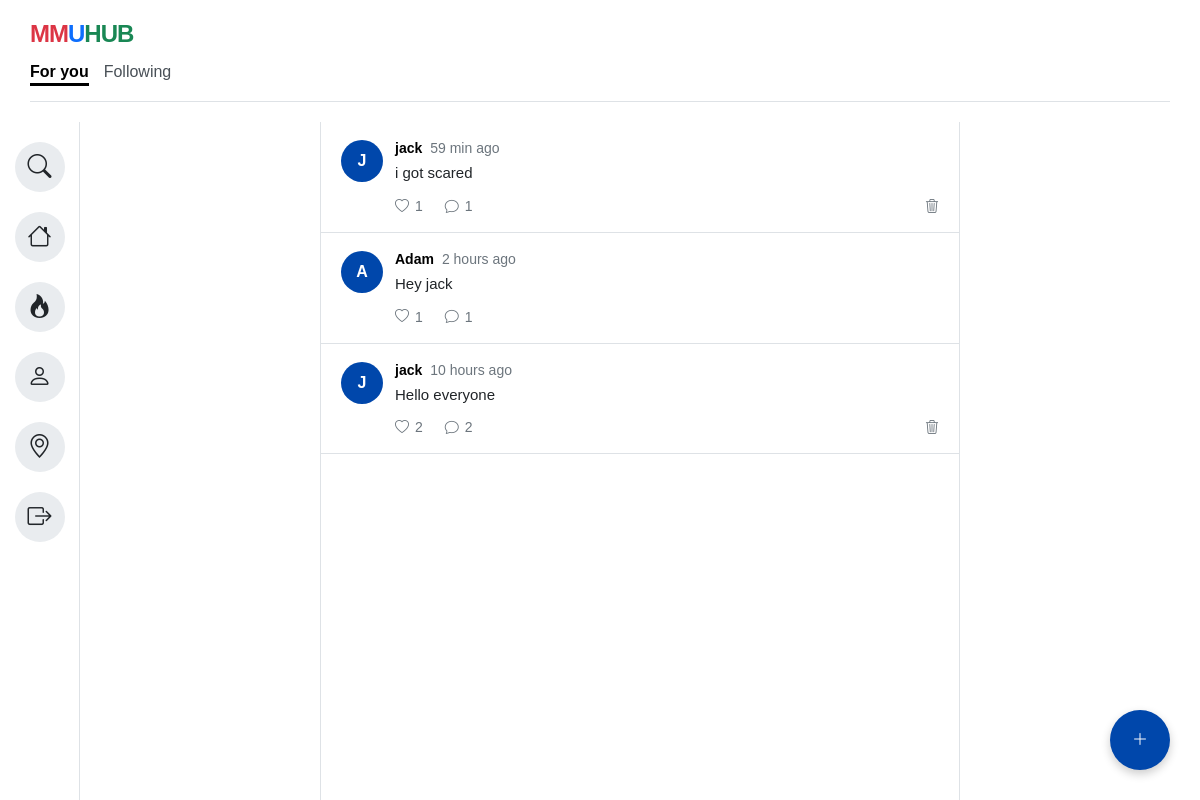
/Homepage.html (signed in), run on an earlier commit of the app's database.
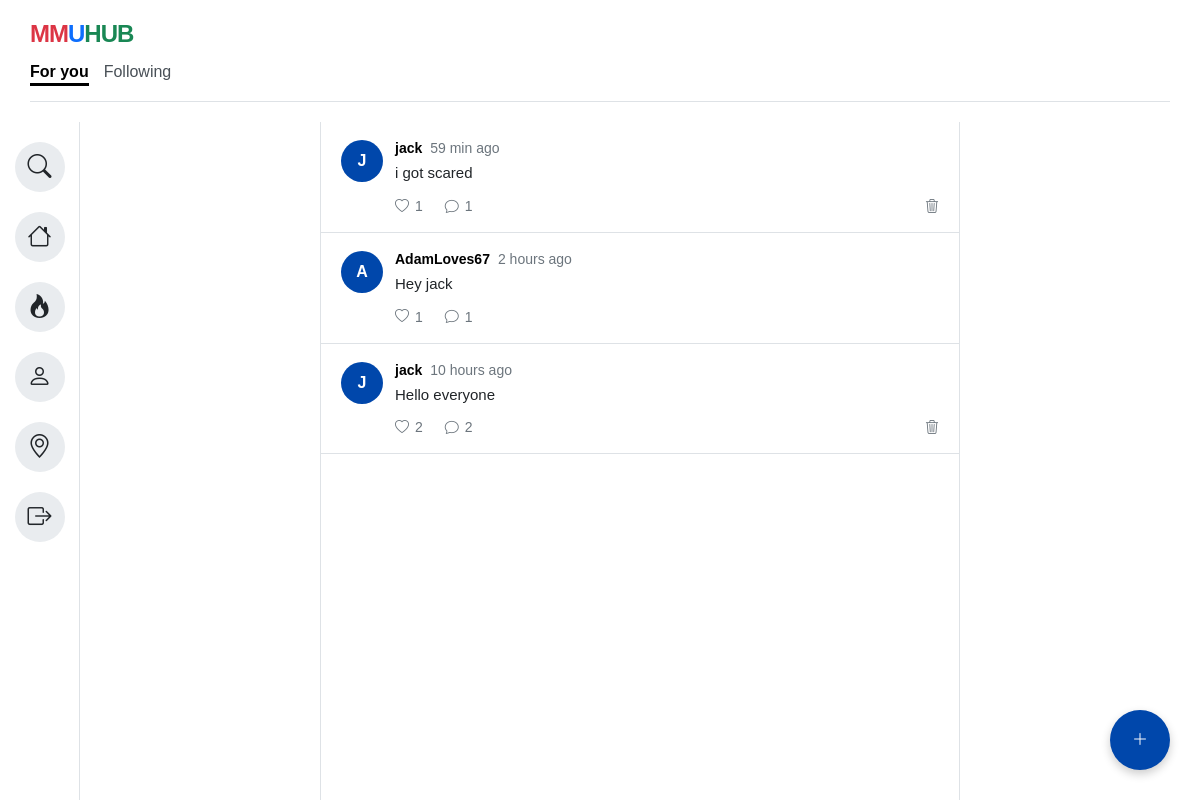
And on a later commit of the database.
### tables this page shows
CREATE TABLE posts (
        id INTEGER PRIMARY KEY AUTOINCREMENT,
        user_id INTEGER,
        content TEXT,
        created_at TIMESTAMP DEFAULT CURRENT_TIMESTAMP,
        FOREIGN KEY(user_id) REFERENCES users(id)
    );

CREATE TABLE users (
    id INTEGER PRIMARY KEY AUTOINCREMENT,
    username TEXT UNIQUE NOT NULL,
    email TEXT UNIQUE NOT NULL,
    password TEXT NOT NULL,
    bio TEXT DEFAULT ''
);

### app.py (the view)
@app.route("/Homepage.html")
def homepage():
    if "user" not in session:
        return redirect(url_for("login_page"))
    posts = get_all_posts()
    formatted_posts = []
    for post in posts:
        formatted_posts.append({
    "id": post[0],
    "username": post[1],
    "content": post[2],
    "time": time_ago(post[3]),
    "likes": get_like_count(post[0])["likes"],
    "comments": get_comment_count(post[0])
})
    return render_template(
        "Homepage.html",
        username=session["user"]["username"],
        posts=formatted_posts
    )

### comments.py (called while the page is built)
def get_comment_count(post_id):
    conn = connect()
    cursor = conn.cursor()
    cursor.execute(
        "SELECT COUNT(*) FROM comments WHERE post_id=?",
        (post_id,)
    )
    count = cursor.fetchone()[0]
    conn.close()
    return count

### database.py (called while the page is built)
def connect():
    return sqlite3.connect("app.db")

### likes.py (called while the page is built)
def get_like_count(post_id):
    conn = connect()
    cursor = conn.cursor()
    cursor.execute(
        "SELECT COUNT(*) FROM likes WHERE post_id=?",
        (post_id,)
    )
    count = cursor.fetchone()[0]
    conn.close()
    return {"likes": count}

### posts.py (called while the page is built)
def get_all_posts():
    conn = connect()
    cursor = conn.cursor()
    cursor.execute("""
        SELECT
            posts.id,
            users.username,
            posts.content,
            posts.created_at
        FROM posts
        JOIN users
            ON posts.user_id = users.id
        ORDER BY posts.created_at DESC
    """)
    posts = cursor.fetchall()
    conn.close()
    return posts

### templates/Homepage.html (shortened to what this page needs)
<!DOCTYPE html>
<html lang="en">
<head>
<link rel="stylesheet"
      href="{{ url_for('static', filename='style.css') }}">
    <link rel="stylesheet" href="https://cdn.jsdelivr.net/npm/bootstrap-icons@1.11.1/font/bootstrap-icons.css">
</head>
<body>
    <div class="app-background">
        <div class="main-container">
            <header>
                <div class="logo">
                    <span class="red">MM</span><span class="blue">U</span><span class="green">HUB</span>
                </div>
                <div class="tabs">
                    <div class="tab-item active"><a href="Homepage.html">For you</a></div>
                    <div class="tab-item"><a href="Following.html">Following</a></div>
                </div>
                <hr class="header-line">
            </header>
            <div class="content-wrapper">
                <aside class="sidebar">
                    <div class="icon-group">
                      <a href="Search.html" class="icon-circle" data-tooltip="Search"><i class="bi bi-search"></i></a>
                      <a href="Homepage.html" class="icon-circle" data-tooltip="Home"><i class="bi bi-house"></i></a>
                      <a href="Trending.html" class="icon-circle" data-tooltip="Trending"><i class="bi bi-fire"></i></a>
                      <a href="Profile.html" class="icon-circle" data-tooltip="Profile"><i class="bi bi-person"></i></a>
                      <a href="Map.html" class="icon-circle" data-tooltip="Map"><i class="bi bi-geo-alt"></i></a>
                      <a href="/logout" class="icon-circle logout-icon" data-tooltip="Logout"><i class="bi bi-box-arrow-right"></i></a>
                    </div>
                </aside>
                <main class="content-area">
                    <section class="feed-container">
                        {% for post in posts %}
<article class="feed-post">
    <div class="feed-avatar avatar-blue">
        {{ post.username[0]|upper }}
    </div>
    <div class="feed-post-body">
        <div class="feed-post-header">
            <strong>{{ post.username }}</strong>
            <span>{{ post.time }}</span>
        </div>
        <p>{{ post.content }}</p>
        <div class="feed-actions">
    <button
        type="button"
        class="like-btn"
        data-post-id="{{ post.id }}">
        <i class="bi bi-heart"></i>
        <span class="like-count">{{ post.likes }}</span>
    </button>
    <button
    type="button"
    class="comment-btn"
    data-post-id="{{ post.id }}">
    <i class="bi bi-chat"></i>
    <span class="comment-count">{{ post.comments }}</span>
    </button>
    {% if post.username == username %}
    <button
        type="button"
        class="delete-btn"
        data-post-id="{{ post.id }}"
        title="Delete Post">
        <i class="bi bi-trash3"></i>
    </button>
    {% endif %}
</div>
    </div>
</article>
{% endfor %}
                    </section>
                    <div id="createPostBtn" class="createPostBtn" data-tooltip="New Post">
                        <i class="bi bi-plus-lg"></i>
                    </div>
                </main>
            </div>
        </div>
    </div>
</body>
</html>

### static/style.css (style rules this page uses)
* { box-sizing: border-box; margin: 0; padding: 0; font-family: Arial, sans-serif; }
body, html { height: 100%; width: 100%; overflow: hidden; }
.app-background { background-color: #212529; width: 100vw; height: 100vh; display: flex; justify-content: center; align-items: center; padding: 0; }
.main-container { background-color: #ffffff; width: 100%; height: 100%; display: flex; flex-direction: column; overflow: hidden; }
header { padding: 20px 30px; }
.logo { font-size: 24px; font-weight: bold; letter-spacing: -1px; margin-bottom: 15px; }
.logo .red { color: #dc3545; }
.logo .blue { color: #0d6efd; }
.logo .green { color: #198754; }
a { text-decoration: none; color: inherit; }
.tabs { display: flex; gap: 15px; font-size: 16px; color: #495057; }
.tab-item { position: relative; padding-bottom: 5px; cursor: pointer; }
.tab-item.active { font-weight: bold; color: #000000; cursor: default; }
.tab-item::after { content: ''; position: absolute; left: 0; bottom: 0; width: 100%; height: 3px; background-color: #000000; transform: scaleX(0); transition: transform 0.2s ease-in-out; transform-origin: center; }
.tab-item.active::after { transform: scaleX(1); }
.tab-item:not(.active) { cursor: pointer; }
.header-line { margin-top: 15px; border: none; border-bottom: 1px solid #dee2e6; }
.content-wrapper { display: flex; justify-content: center; position: relative; flex: 1; min-height: 0; }
.sidebar { width: 80px; background-color: #ffffff; border-right: 1px solid #dee2e6; display: flex; flex-direction: column; align-items: center; padding: 20px 0; }
.icon-group { display: flex; flex-direction: column; gap: 20px; }
.icon-circle { width: 50px; height: 50px; background-color: #e9ecef; border-radius: 50%; display: flex; justify-content: center; align-items: center; font-size: 24px; color: #212529; cursor: pointer; transition: background-color 0.2s; position: relative; }
.content-area { flex: 1; background-color: #ffffff; position: relative; overflow-y: auto; }
.feed-container { width: 100%; max-width: 640px; min-height: 100%; border-left: 1px solid #dee2e6; border-right: 1px solid #dee2e6; background-color: #ffffff; margin: 0 auto; }
.feed-post { display: flex; gap: 12px; padding: 18px 20px; border-bottom: 1px solid #dee2e6; }
.feed-avatar { width: 42px; height: 42px; border-radius: 50%; color: #ffffff; display: flex; align-items: center; justify-content: center; font-weight: 700; flex-shrink: 0; }
.avatar-blue { background-color: #0047AB; }
.feed-post-body { min-width: 0; flex: 1; }
.feed-post-header { display: flex; align-items: center; gap: 8px; flex-wrap: wrap; margin-bottom: 6px; font-size: 14px; }
.feed-post-header span { color: #6c757d; }
.feed-post-body p { font-size: 15px; line-height: 1.45; color: #212529; }
.feed-actions { display: flex; gap: 22px; margin-top: 14px; }
.feed-actions button { border: none; background: none; color: #6c757d; display: flex; align-items: center; gap: 6px; font-size: 14px; cursor: pointer; padding: 0; }
.createPostBtn { position: fixed; bottom: 30px; right: 30px; z-index: 999; width: 60px; height: 60px; border-radius: 50%; background-color: #0047AB; color: white; display: flex; justify-content: center; align-items: center; box-shadow: 0 4px 10px rgba(0,0,0,0.2); cursor: pointer; }
[data-tooltip]::after { content: attr(data-tooltip); position: absolute; left: 65px; background-color: #212529; color: #ffffff; padding: 6px 12px; border-radius: 6px; font-size: 13px; white-space: nowrap; opacity: 0; visibility: hidden; transition: opacity 0.2s ease, visibility 0.2s ease; pointer-events: none; z-index: 100; }
.createPostBtn[data-tooltip]::after { left: auto; right: 70px; bottom: 17px; }
.delete-btn { background: transparent; border: none; color: #9ca3af; cursor: pointer; font-size: 16px; margin-left: auto; transition: all .2s ease; }
.logout-icon { margin-top: auto; }

What changed in the data, as far as the page shows it:
changed through a linked row, posts "Hey jack": username "Adam" → "AdamLoves67"
